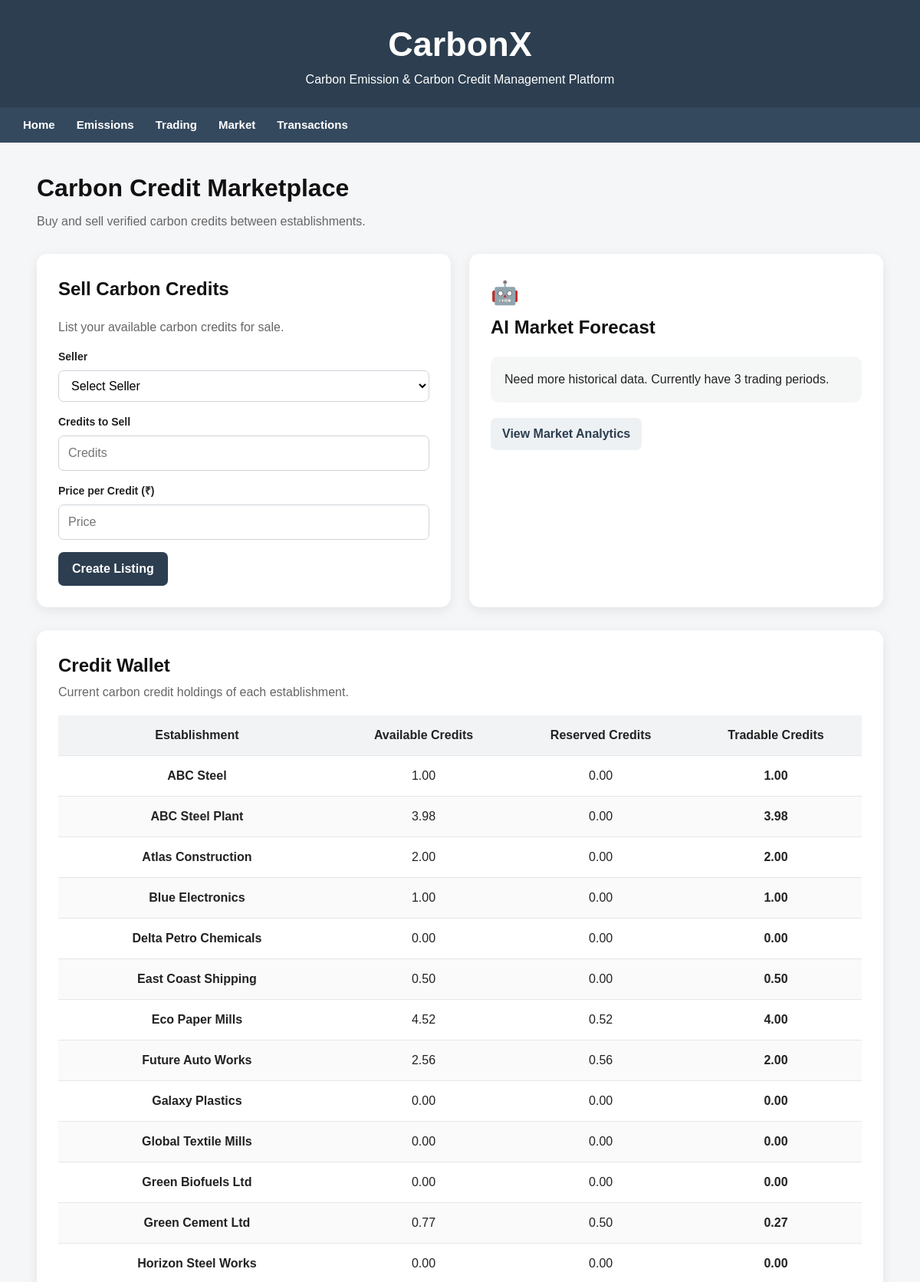
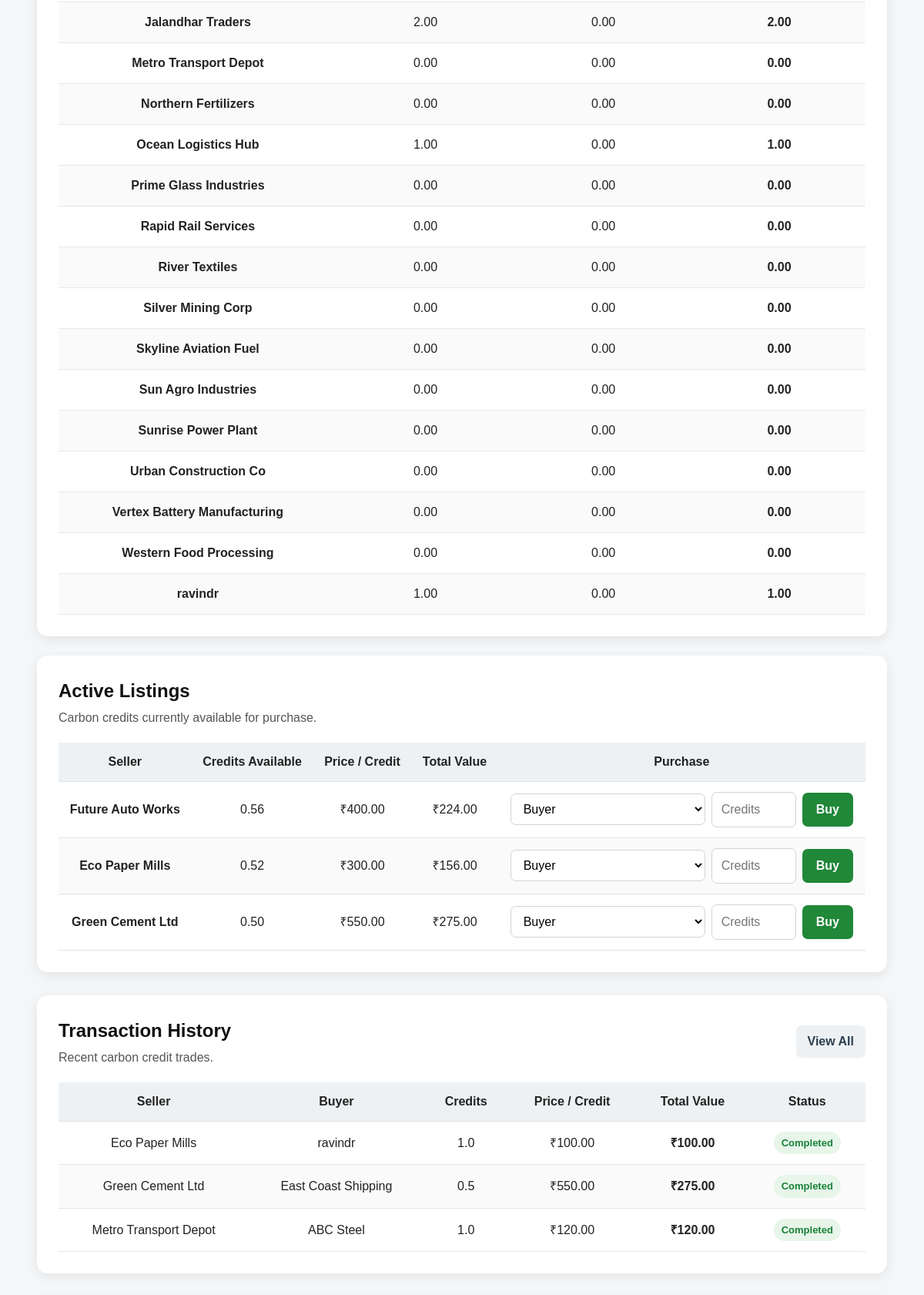
The app's page /trade (upper part) with its own data (2 pictures, top to bottom).
### tables this page shows
CREATE TABLE Credit_Wallet (wallet_id INTEGER PRIMARY KEY AUTOINCREMENT, est_id INTEGER NOT NULL UNIQUE, available_credit REAL NOT NULL DEFAULT 0 CHECK(available_credit >= 0), reserved_credit REAL NOT NULL DEFAULT 0 CHECK(reserved_credit >= 0), updated_at TEXT DEFAULT CURRENT_TIMESTAMP, generated_credit REAL NOT NULL DEFAULT 0, FOREIGN KEY (est_id) REFERENCES Establishment(est_id));

CREATE TABLE Establishment (    est_id INTEGER PRIMARY KEY AUTOINCREMENT,    est_name TEXT NOT NULL,    est_type TEXT,    location TEXT);

CREATE TABLE Credit_Listing (listing_id INTEGER PRIMARY KEY AUTOINCREMENT, seller_est_id INTEGER NOT NULL, credit_amount REAL NOT NULL CHECK(credit_amount > 0), remaining_credit REAL NOT NULL CHECK(remaining_credit >= 0 AND remaining_credit <= credit_amount), price_per_credit REAL NOT NULL CHECK(price_per_credit >= 0), status TEXT NOT NULL DEFAULT 'Active' CHECK(status IN ('Active','Sold','Cancelled')), created_at TEXT DEFAULT CURRENT_TIMESTAMP, FOREIGN KEY(seller_est_id) REFERENCES Establishment(est_id));

CREATE TABLE Credit_Transaction (transaction_id INTEGER PRIMARY KEY AUTOINCREMENT, seller_est_id INTEGER NOT NULL, buyer_est_id INTEGER NOT NULL, credit_amount REAL NOT NULL CHECK(credit_amount > 0), price_per_credit REAL NOT NULL CHECK(price_per_credit >= 0), total_amount REAL NOT NULL CHECK(total_amount >= 0), status TEXT NOT NULL DEFAULT 'Completed', created_at TEXT DEFAULT CURRENT_TIMESTAMP, FOREIGN KEY(seller_est_id) REFERENCES Establishment(est_id), FOREIGN KEY(buyer_est_id) REFERENCES Establishment(est_id), CHECK(seller_est_id <> buyer_est_id));

### app.py (the view, shortened to what this page needs)
@app.route("/trade", methods=["GET", "POST"])
def trade():
    conn = get_db()
    establishments = conn.execute("SELECT est_id,est_name FROM Establishment ORDER BY est_name").fetchall()
    wallets = conn.execute("SELECT cw.est_id,e.est_name,cw.available_credit,cw.reserved_credit FROM Credit_Wallet cw JOIN Establishment e ON cw.est_id=e.est_id ORDER BY e.est_name").fetchall()
    transactions = conn.execute("""
    SELECT ct.transaction_id,
           s.est_name AS seller,
           b.est_name AS buyer,
           ct.credit_amount,
           ct.price_per_credit,
           ct.total_amount,
           ct.status,
           ct.created_at
    FROM Credit_Transaction ct
    JOIN Establishment s ON ct.seller_est_id = s.est_id
    JOIN Establishment b ON ct.buyer_est_id = b.est_id
    ORDER BY ct.created_at DESC
    LIMIT 3
""").fetchall()
    listings = conn.execute("SELECT cl.listing_id,cl.seller_est_id,e.est_name,cl.credit_amount,cl.remaining_credit,cl.price_per_credit,cl.status,cl.created_at FROM Credit_Listing cl JOIN Establishment e ON cl.seller_est_id=e.est_id WHERE cl.status='Active' AND cl.remaining_credit>0 ORDER BY cl.created_at DESC").fetchall()
    active_listings = conn.execute("SELECT COUNT(*) FROM Credit_Listing WHERE status='Active'").fetchone()[0]
    credits_available = conn.execute("SELECT COALESCE(SUM(remaining_credit),0) FROM Credit_Listing WHERE status='Active'").fetchone()[0]
    average_price = conn.execute("SELECT COALESCE(AVG(price_per_credit),0) FROM Credit_Listing WHERE status='Active'").fetchone()[0]
    highest_price = conn.execute("SELECT COALESCE(MAX(price_per_credit),0) FROM Credit_Listing WHERE status='Active'").fetchone()[0]
    lowest_price = conn.execute("SELECT COALESCE(MIN(price_per_credit),0) FROM Credit_Listing WHERE status='Active'").fetchone()[0]
    total_trade_value = conn.execute("SELECT COALESCE(SUM(total_amount),0) FROM Credit_Transaction WHERE status='Completed'").fetchone()[0]
    prediction = get_price_prediction()
    price_history = conn.execute("SELECT created_at, price_per_credit, credit_amount, total_amount FROM Credit_Transaction WHERE status='Completed' ORDER BY created_at ASC").fetchall()
    price_dates = [row["created_at"] for row in price_history]
    price_values = [row["price_per_credit"] for row in price_history]
    daily_market = conn.execute("SELECT DATE(created_at) AS trade_date, ROUND(AVG(price_per_credit),2) AS avg_price, SUM(credit_amount) AS credits_traded, ROUND(SUM(total_amount),2) AS trade_value FROM Credit_Transaction WHERE status='Completed' GROUP BY DATE(created_at) ORDER BY trade_date ASC").fetchall()
    market_dates = [row["trade_date"] for row in daily_market]
    market_prices = [row["avg_price"] for row in daily_market]
    moving_average = []
    for i in range(len(market_prices)):
        start = max(0, i - 2)
        window = market_prices[start:i + 1]
        moving_average.append(round(sum(window) / len(window), 2))
    current_price = market_prices[-1] if market_prices else 0
    previous_price = market_prices[-2] if len(market_prices) > 1 else current_price
    if previous_price:
        price_change = ((current_price - previous_price) / previous_price) * 100
    else:
        price_change = 0
    if price_change > 1:
        market_trend = "UP"
    elif price_change < -1:
        market_trend = "DOWN"
    else:
        market_trend = "STABLE"
    conn.close()
    return render_template("trade.html", establishments=establishments, wallets=wallets, listings=listings, active_listings=active_listings, credits_available=credits_available, average_price=average_price, highest_price=highest_price, lowest_price=lowest_price, total_trade_value=total_trade_value, price_history=price_history, price_dates=price_dates, price_values=price_values, market_dates=market_dates, market_prices=market_prices, current_price=current_price, price_change=price_change, market_trend=market_trend, moving_average=moving_average, prediction=prediction, transactions=transactions)

### templates/trade.html (shortened to what this page needs)
{% extends "base.html" %}
{% block content %}
<div class="page-header">
    <h1>Carbon Credit Marketplace</h1>
    <p>Buy and sell verified carbon credits between establishments.</p>
</div>
<div class="trade-grid">
    <div class="trade-card">
        <h2>Sell Carbon Credits</h2>
        <p class="section-subtitle">
            List your available carbon credits for sale.
        </p>
        <form action="/create-listing" method="POST">
            <div class="form-group">
                <label>Seller</label>
                <select name="seller_est_id" required>
                    <option value="">Select Seller</option>
                </select>
            </div>
            <div class="form-group">
                <label>Credits to Sell</label>
                <input
                    type="number"
                    name="credit_amount"
                    min="0.01"
                    step="0.01"
                    placeholder="Credits"
                    required>
            </div>
            <div class="form-group">
                <label>Price per Credit (₹)</label>
                <input
                    type="number"
                    name="price_per_credit"
                    min="0.01"
                    step="0.01"
                    placeholder="Price"
                    required>
            </div>
            <button type="submit">
                Create Listing
            </button>
        </form>
    </div>
    <div class="trade-card ai-card">
        <div class="card-icon">🤖</div>
        <h2>AI Market Forecast</h2>
        {% if prediction.available %}
            <div class="forecast-grid">
                <div>
                    <span>Current Price</span>
                    <strong>₹{{ prediction.current_price }}</strong>
                </div>
                <div>
                    <span>Predicted Price</span>
                    <strong>₹{{ prediction.predicted_price }}</strong>
                </div>
                <div>
                    <span>Model MAE</span>
                    <strong>₹{{ prediction.mae }}</strong>
                </div>
            </div>
        {% else %}
            <div class="forecast-message">
                {{ prediction.message }}
            </div>
        {% endif %}
        <a href="/market" class="secondary-button">
            View Market Analytics
        </a>
    </div>
</div>
<div class="trade-card wallet-section">
    <div class="section-header">
        <div>
            <h2>Credit Wallet</h2>
            <p>Current carbon credit holdings of each establishment.</p>
        </div>
    </div>
    <div class="wallet-table-wrapper">
        <table class="wallet-table">
            <thead>
                <tr>
                    <th>Establishment</th>
                    <th>Available Credits</th>
                    <th>Reserved Credits</th>
                    <th>Tradable Credits</th>
                </tr>
            </thead>
            <tbody>
                {% for wallet in wallets %}
                <tr>
                    <td>
                        <strong>{{ wallet.est_name }}</strong>
                    </td>
                    <td>
                        {{ "%.2f"|format(wallet.available_credit) }}
                    </td>
                    <td>
                        {{ "%.2f"|format(wallet.reserved_credit) }}
                    </td>
                    <td>
                        <strong>
                            {{ "%.2f"|format(
                                wallet.available_credit - wallet.reserved_credit
                            ) }}
                        </strong>
                    </td>
                </tr>
                {% endfor %}
            </tbody>
        </table>
    </div>
</div>
<div class="data-card">
    <div class="card-header">
        <div>
            <h2>Active Listings</h2>
            <p>Carbon credits currently available for purchase.</p>
        </div>
    </div>
    {% if listings %}
    <div class="table-container">
        <table>
            <thead>
                <tr>
                    <th>Seller</th>
                    <th>Credits Available</th>
                    <th>Price / Credit</th>
                    <th>Total Value</th>
                    <th>Purchase</th>
                </tr>
            </thead>
            <tbody>
                {% for listing in listings %}
                <tr>
                    <td>
                        <strong>{{ listing.est_name }}</strong>
                    </td>
                    <td>
                        {{ "%.2f"|format(listing.remaining_credit) }}
                    </td>
                    <td>
                        ₹{{ "%.2f"|format(listing.price_per_credit) }}
                    </td>
                    <td>
                        ₹{{ "%.2f"|format(
                            listing.remaining_credit *
                            listing.price_per_credit
                        ) }}
                    </td>
                    <td>
                        <form
                            action="/buy-credit"
                            method="POST"
                            class="buy-form">
                            <select
                                name="buyer_est_id"
                                required>
                                <option value="">
                                    Buyer
                                </option>
                            </select>
                            <input
                                type="number"
                                name="quantity"
                                min="0.01"
                                max="{{ listing.remaining_credit }}"
                                step="0.01"
                                placeholder="Credits"
                                required>
                            <button type="submit">
                                Buy
                            </button>
                        </form>
                    </td>
                </tr>
                {% endfor %}
            </tbody>
        </table>
    </div>
    {% endif %}
</div>
<div class="data-card">
    <div class="card-header">
        <div>
            <h2>Transaction History</h2>
            <p>Recent carbon credit trades.</p>
        </div>
        <a href="/transactions" class="secondary-button">
            View All
        </a>
    </div>
    {% if transactions %}
    <div class="table-container">
        <table>
            <thead>
                <tr>
                    <th>Seller</th>
                    <th>Buyer</th>
                    <th>Credits</th>
                    <th>Price / Credit</th>
                    <th>Total Value</th>
                    <th>Status</th>
                </tr>
            </thead>
            <tbody>
                {% for transaction in transactions %}
                <tr>
                    <td>{{ transaction.seller }}</td>
                    <td>{{ transaction.buyer }}</td>
                    <td>{{ transaction.credit_amount }}</td>
                    <td>
                        ₹{{ "%.2f"|format(transaction.price_per_credit) }}
                    </td>
                    <td>
                        <strong>
                            ₹{{ "%.2f"|format(transaction.total_amount) }}
                        </strong>
                    </td>
                    <td>
                        <span class="status-badge">
                            {{ transaction.status }}
                        </span>
                    </td>
                </tr>
                {% endfor %}
            </tbody>
        </table>
    </div>
    {% else %}
    <div class="empty-state">
        <p>No transactions found.</p>
    </div>
    {% endif %}
</div>
{% endblock %}

### records on screen
Credit_Wallet: est_name "ABC Steel", available_credit "1.00", reserved_credit "0.00", available_credit+reserved_credit "1.00"
Credit_Wallet: est_name "ABC Steel Plant", available_credit "3.98", reserved_credit "0.00", available_credit+reserved_credit "3.98"
Credit_Wallet: est_name "Atlas Construction", available_credit "2.00", reserved_credit "0.00", available_credit+reserved_credit "2.00"
Credit_Wallet: est_name "Blue Electronics", available_credit "1.00", reserved_credit "0.00", available_credit+reserved_credit "1.00"
Credit_Wallet: est_name "Delta Petro Chemicals", available_credit "0.00", reserved_credit "0.00", available_credit+reserved_credit "0.00"
Credit_Wallet: est_name "East Coast Shipping", available_credit "0.50", reserved_credit "0.00", available_credit+reserved_credit "0.50"
Credit_Wallet: est_name "Eco Paper Mills", available_credit "4.52", reserved_credit "0.52", available_credit+reserved_credit "4.00"
Credit_Wallet: est_name "Future Auto Works", available_credit "2.56", reserved_credit "0.56", available_credit+reserved_credit "2.00"
Credit_Wallet: est_name "Galaxy Plastics", available_credit "0.00", reserved_credit "0.00", available_credit+reserved_credit "0.00"
Credit_Wallet: est_name "Global Textile Mills", available_credit "0.00", reserved_credit "0.00", available_credit+reserved_credit "0.00"
Credit_Wallet: est_name "Green Biofuels Ltd", available_credit "0.00", reserved_credit "0.00", available_credit+reserved_credit "0.00"
Credit_Wallet: est_name "Green Cement Ltd", available_credit "0.77", reserved_credit "0.50", available_credit+reserved_credit "0.27"
Credit_Wallet: est_name "Horizon Steel Works", available_credit "0.00", reserved_credit "0.00", available_credit+reserved_credit "0.00"
Credit_Wallet: est_name "Jalandhar Traders", available_credit "2.00", reserved_credit "0.00", available_credit+reserved_credit "2.00"
Credit_Wallet: est_name "Metro Transport Depot", available_credit "0.00", reserved_credit "0.00", available_credit+reserved_credit "0.00"
Credit_Wallet: est_name "Northern Fertilizers", available_credit "0.00", reserved_credit "0.00", available_credit+reserved_credit "0.00"
Credit_Wallet: est_name "Ocean Logistics Hub", available_credit "1.00", reserved_credit "0.00", available_credit+reserved_credit "1.00"
Credit_Wallet: est_name "Prime Glass Industries", available_credit "0.00", reserved_credit "0.00", available_credit+reserved_credit "0.00"
Credit_Wallet: est_name "Rapid Rail Services", available_credit "0.00", reserved_credit "0.00", available_credit+reserved_credit "0.00"
Credit_Wallet: est_name "River Textiles", available_credit "0.00", reserved_credit "0.00", available_credit+reserved_credit "0.00"
Credit_Wallet: est_name "Silver Mining Corp", available_credit "0.00", reserved_credit "0.00", available_credit+reserved_credit "0.00"
Credit_Wallet: est_name "Skyline Aviation Fuel", available_credit "0.00", reserved_credit "0.00", available_credit+reserved_credit "0.00"
Credit_Wallet: est_name "Sun Agro Industries", available_credit "0.00", reserved_credit "0.00", available_credit+reserved_credit "0.00"
Credit_Wallet: est_name "Sunrise Power Plant", available_credit "0.00", reserved_credit "0.00", available_credit+reserved_credit "0.00"
Credit_Wallet: est_name "Urban Construction Co", available_credit "0.00", reserved_credit "0.00", available_credit+reserved_credit "0.00"
Credit_Wallet: est_name "Vertex Battery Manufacturing", available_credit "0.00", reserved_credit "0.00", available_credit+reserved_credit "0.00"
Credit_Wallet: est_name "Western Food Processing", available_credit "0.00", reserved_credit "0.00", available_credit+reserved_credit "0.00"
Credit_Wallet: est_name "ravindr", available_credit "1.00", reserved_credit "0.00", available_credit+reserved_credit "1.00"
Credit_Listing: est_name "Future Auto Works", remaining_credit "0.56", price_per_credit "400.00", remaining_credit+price_per_credit "224.00"
Credit_Listing: est_name "Eco Paper Mills", remaining_credit "0.52", price_per_credit "300.00", remaining_credit+price_per_credit "156.00"
Credit_Listing: est_name "Green Cement Ltd", remaining_credit "0.50", price_per_credit "550.00", remaining_credit+price_per_credit "275.00"
Credit_Transaction: price_per_credit "100.00", total_amount "100.00"
Credit_Transaction: price_per_credit "550.00", total_amount "275.00"
Credit_Transaction: price_per_credit "120.00", total_amount "120.00"

### other values on screen
{{ prediction.message }} "Need more historical data. Currently have 3 trading periods."
